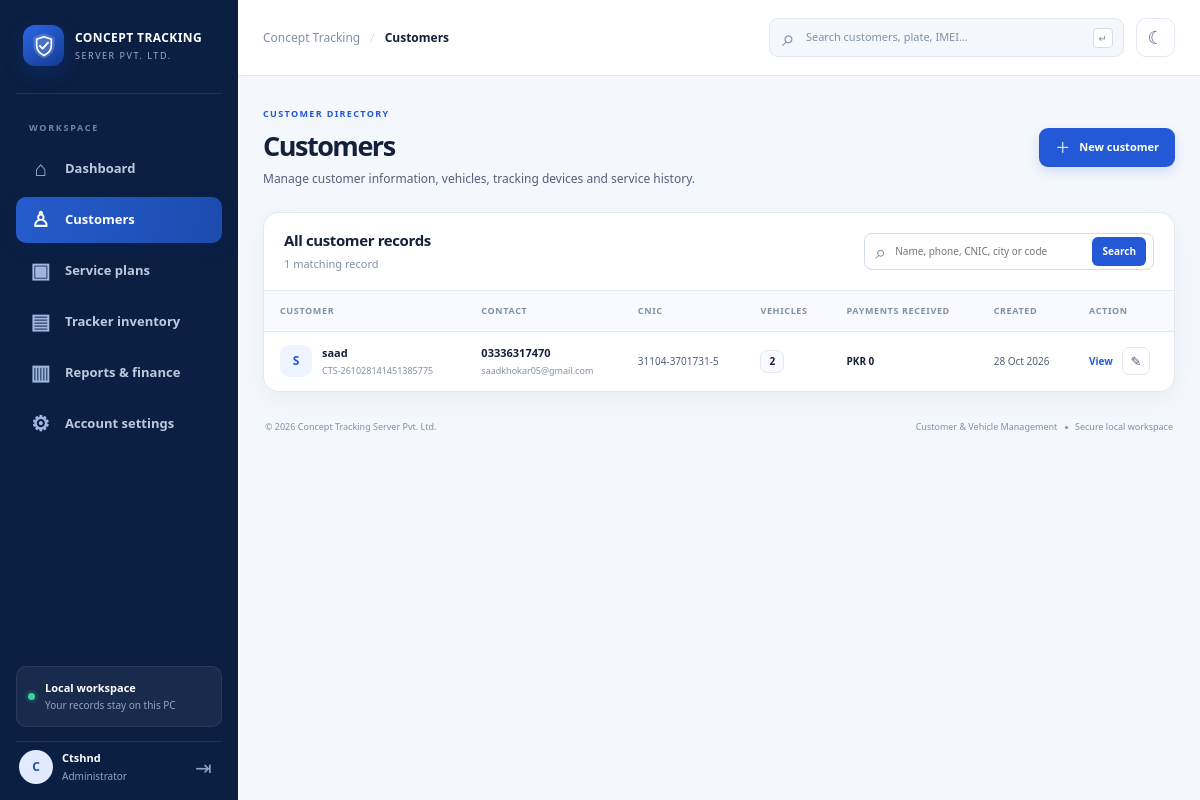
Screenshot of /customers (signed in) with the database file from the repository.
### tables this page shows
CREATE TABLE customers (
        id INTEGER PRIMARY KEY AUTOINCREMENT,
        customer_code TEXT UNIQUE NOT NULL,
        full_name TEXT NOT NULL,
        father_name TEXT,
        cnic TEXT,
        phone TEXT NOT NULL,
        alternate_phone TEXT,
        email TEXT,
        address TEXT,
        city TEXT,
        notes TEXT,
        created_at TEXT NOT NULL DEFAULT CURRENT_TIMESTAMP
    );

### app.py (the view)
@app.route("/customers")
def customers():
    q = request.args.get("q", "").strip()
    conn = db()
    pattern = f"%{q}%"
    rows = conn.execute("""
        SELECT c.*,
          (SELECT COUNT(*) FROM vehicles v WHERE v.customer_id=c.id) AS vehicle_count,
          (SELECT COALESCE(SUM(p.amount),0) FROM payments p WHERE p.customer_id=c.id) AS paid
        FROM customers c
        WHERE (?='' OR c.full_name LIKE ? OR c.phone LIKE ? OR c.cnic LIKE ? OR c.customer_code LIKE ? OR c.city LIKE ?)
        ORDER BY c.id DESC
    """, (q, pattern, pattern, pattern, pattern, pattern)).fetchall()
    conn.close()
    return render_template("customers.html", customers=rows, q=q)

### app.py (called while the page is built)
def db():
    conn = sqlite3.connect(DB_PATH)
    conn.row_factory = sqlite3.Row
    conn.execute("PRAGMA foreign_keys = ON")
    return conn

def money(value):
    return f"PKR {float(value or 0):,.0f}"

@app.template_filter("money")
def money_filter(value):
    return money(value)

@app.template_filter("pretty_date")
def pretty_date(value):
    if not value:
        return "—"
    try:
        return datetime.strptime(str(value)[:10], "%Y-%m-%d").strftime("%d %b %Y")
    except ValueError:
        return value

@app.before_request
def require_login():
    if request.method == "POST":
        expected = session.get("csrf_token", "")
        submitted = request.form.get("_csrf_token", "")
        if not expected or not submitted or not hmac.compare_digest(expected, submitted):
            abort(400, description="The form expired or could not be verified. Refresh the page and try again.")
    public_endpoints = {"login", "setup_admin", "static"}
    if request.endpoint not in public_endpoints and not session.get("logged_in"):
        return redirect(url_for("login", next=request.path))

### templates/customers.html (shortened to what this page needs)
{% extends 'base.html' %}
{% block title %}Customers{% endblock %}{% block breadcrumb %}Customers{% endblock %}
{% block content %}
<section class="page-heading-row"><div><span class="eyebrow">CUSTOMER DIRECTORY</span><h1>Customers</h1><p>Manage customer information, vehicles, tracking devices and service history.</p></div><a class="btn btn-primary" href="{{ url_for('new_customer') }}"><span class="btn-plus">＋</span> New customer</a></section>
<section class="panel directory-panel"><div class="directory-toolbar"><div><h2>All customer records</h2><p>{{ customers|length }} matching record{{ '' if customers|length == 1 else 's' }}</p></div><form class="directory-search" method="get"><span>⌕</span><input name="q" value="{{ q }}" placeholder="Name, phone, CNIC, city or code"><button type="submit">Search</button>{% if q %}<a href="{{ url_for('customers') }}" class="clear-search">Clear</a>{% endif %}</form></div>
{% if customers %}<div class="table-wrap"><table class="directory-table"><thead><tr><th>Customer</th><th>Contact</th><th>CNIC</th><th>Vehicles</th><th>Payments received</th><th>Created</th><th>Action</th></tr></thead><tbody>{% for customer in customers %}<tr><td><div class="person-cell"><span class="person-avatar">{{ customer.full_name[:1]|upper }}</span><span><a class="table-primary" href="{{ url_for('customer_detail', customer_id=customer.id) }}">{{ customer.full_name }}</a><small>{{ customer.customer_code }}</small></span></div></td><td><span class="table-primary regular">{{ customer.phone }}</span><span class="table-secondary">{{ customer.email or customer.city or '—' }}</span></td><td>{{ customer.cnic or '—' }}</td><td><span class="number-chip">{{ customer.vehicle_count }}</span></td><td class="money-cell">{{ customer.paid|money }}</td><td>{{ customer.created_at[:10]|pretty_date }}</td><td><div class="table-actions"><a class="action-link" href="{{ url_for('customer_detail', customer_id=customer.id) }}" title="View customer">View</a><a class="action-icon" href="{{ url_for('edit_customer', customer_id=customer.id) }}" title="Edit customer">✎</a></div></td></tr>{% endfor %}</tbody></table></div>{% endif %}
</section>
{% endblock %}

### rows the page displays
customers: full_name "S", full_name "saad", customer_code "CTS-261028141451385775", phone "03336317470", email "saadkhokar05@gmail.com", cnic "31104-3701731-5", vehicle_count "2", paid "PKR 0", created_at "28 Oct 2026"

### other values shown
{{ (session.get('username','A')[0] or 'A')|upper }} "C"
{{ session.get('username','Admin')|title }} "Ctshnd"
{{ customers|length }} "1"
